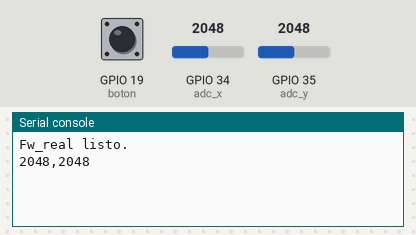
This program was run on a simulated ESP32 board running MicroPython. Shown: the last lines printed to the serial console. Inputs (shaded band) come from the test bench; at power-on: GPIO 19 (boton) HIGH, GPIO 34 (adc_x) = 2048, GPIO 35 (adc_y) = 2048 (analog values on the 0–4095 scale).

Above: at 1.2 s.
1.3 s: GPIO 19 (boton) pulled LOW for 0.15 s
At 1.9 s:
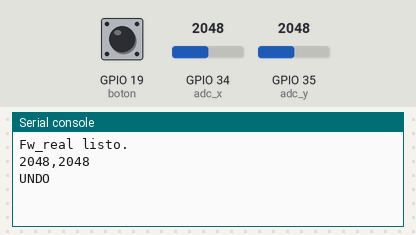
2.9 s: GPIO 34 (adc_x) set to 2866
At 4.1 s:
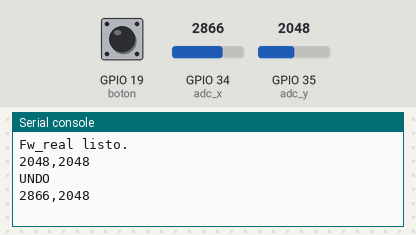
4.4 s: GPIO 35 (adc_y) set to 2866
At 4.8 s:
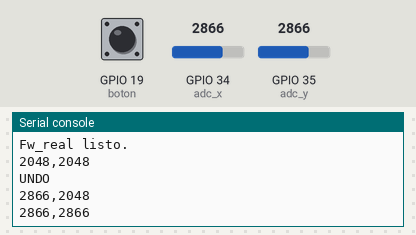
5.9 s: GPIO 34 (adc_x) set to 3603
At 6.3 s:
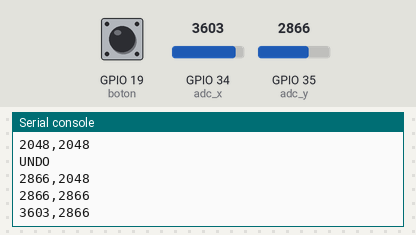
7.4 s: GPIO 35 (adc_y) set to 3603
At 7.9 s:
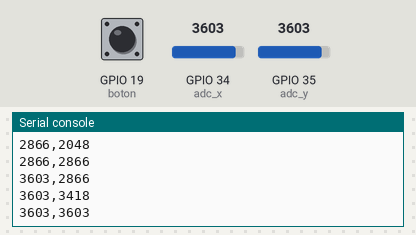
Timing chart, 0 to 9.9 s (numbered marks = the images above; inputs shaded):
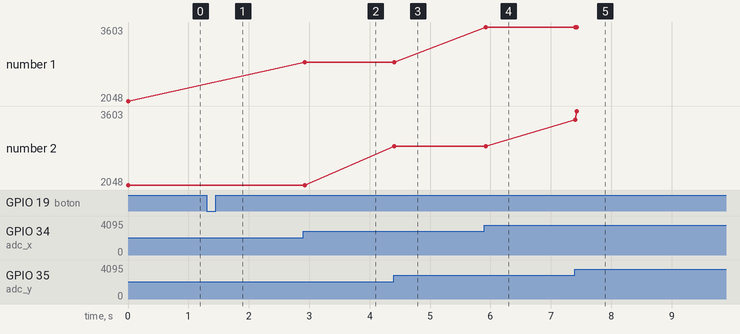

The program:

main.py
```python
from machine import Pin, ADC
import time

PIN_X = 34
PIN_Y = 35
PIN_BOTON = 19

# Cambio minimo (en lectura cruda 0-4095) para mandar un punto nuevo
UMBRAL = 40

# Mientras el boton siga presionado, repite UNDO cada este tiempo.
REPETIR_UNDO_MS = 150

adc_x = ADC(Pin(PIN_X))
adc_x.atten(ADC.ATTN_11DB)
adc_x.width(ADC.WIDTH_12BIT)

adc_y = ADC(Pin(PIN_Y))
adc_y.atten(ADC.ATTN_11DB)
adc_y.width(ADC.WIDTH_12BIT)

boton = Pin(PIN_BOTON, Pin.IN, Pin.PULL_UP)


def leer_promedio(adc):
    total = 0
    for _ in range(8):
        total += adc.read()
    return total // 8


ultimo_x = -1000
ultimo_y = -1000
ultimo_undo = 0

print("Fw_real listo.")

while True:
    if boton.value() == 0:
        ahora = time.ticks_ms()
        if time.ticks_diff(ahora, ultimo_undo) >= REPETIR_UNDO_MS:
            print("UNDO")
            ultimo_undo = ahora
    else:
        ultimo_undo = time.ticks_ms() - REPETIR_UNDO_MS
        x = leer_promedio(adc_x)
        y = leer_promedio(adc_y)
        if abs(x - ultimo_x) >= UMBRAL or abs(y - ultimo_y) >= UMBRAL:
            print(str(x) + "," + str(y))
            ultimo_x = x
            ultimo_y = y

    time.sleep_ms(30)
```

Measured:
- after the input at 1.3 s, the serial console: prints a new line at once (image 1)
- after the input at 2.9 s, the serial console: prints a new line at once (image 2)
- after the input at 4.4 s, the serial console: prints a new line at once (image 3)
- after the input at 5.9 s, the serial console: prints a new line at once (image 4)
- after the input at 7.4 s, the serial console: prints a new line at once (image 5)
- plotted number 1: 2048 → 2866 after the input at 2.9 s, 2866 → 3603 after the input at 5.9 s
